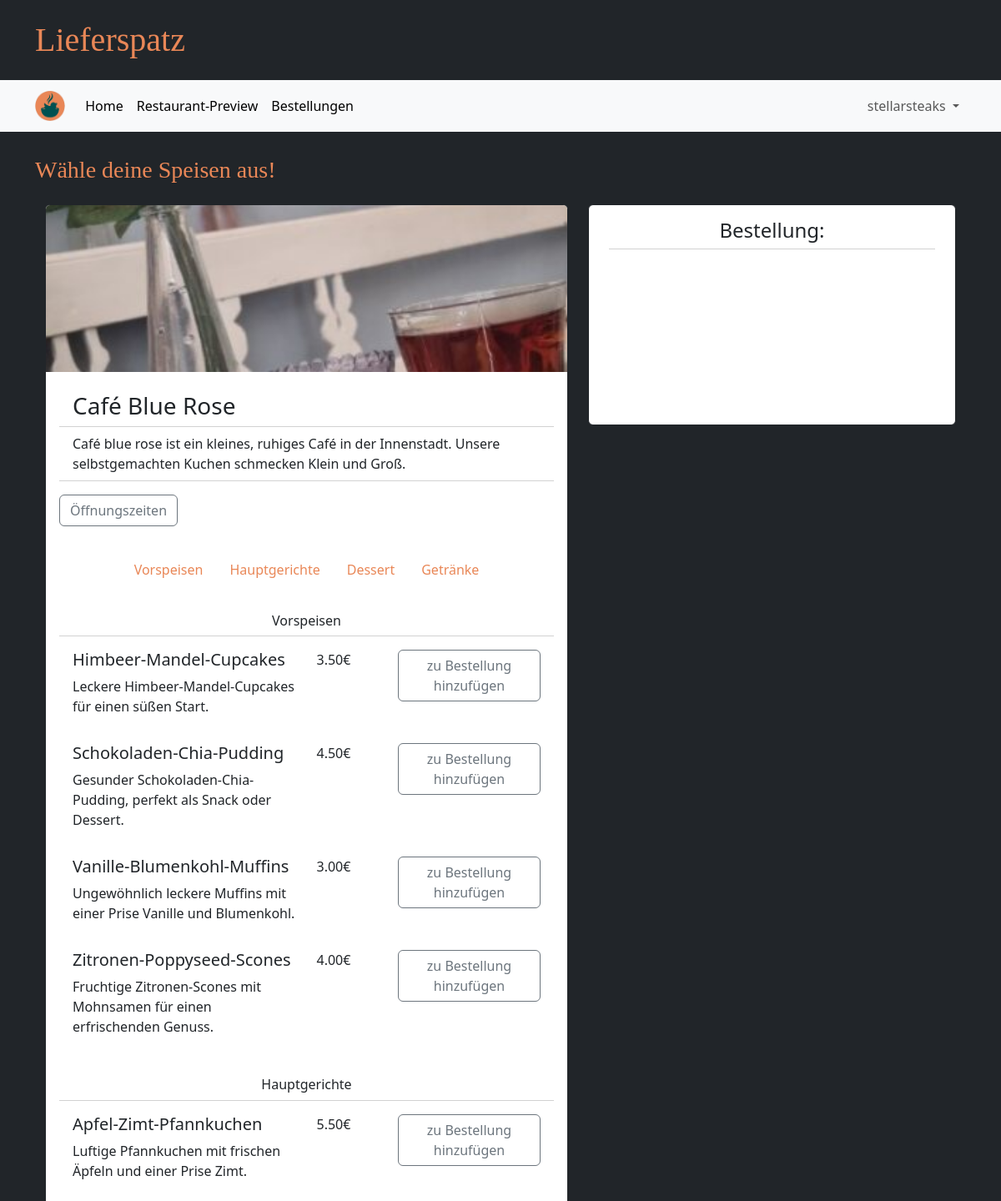
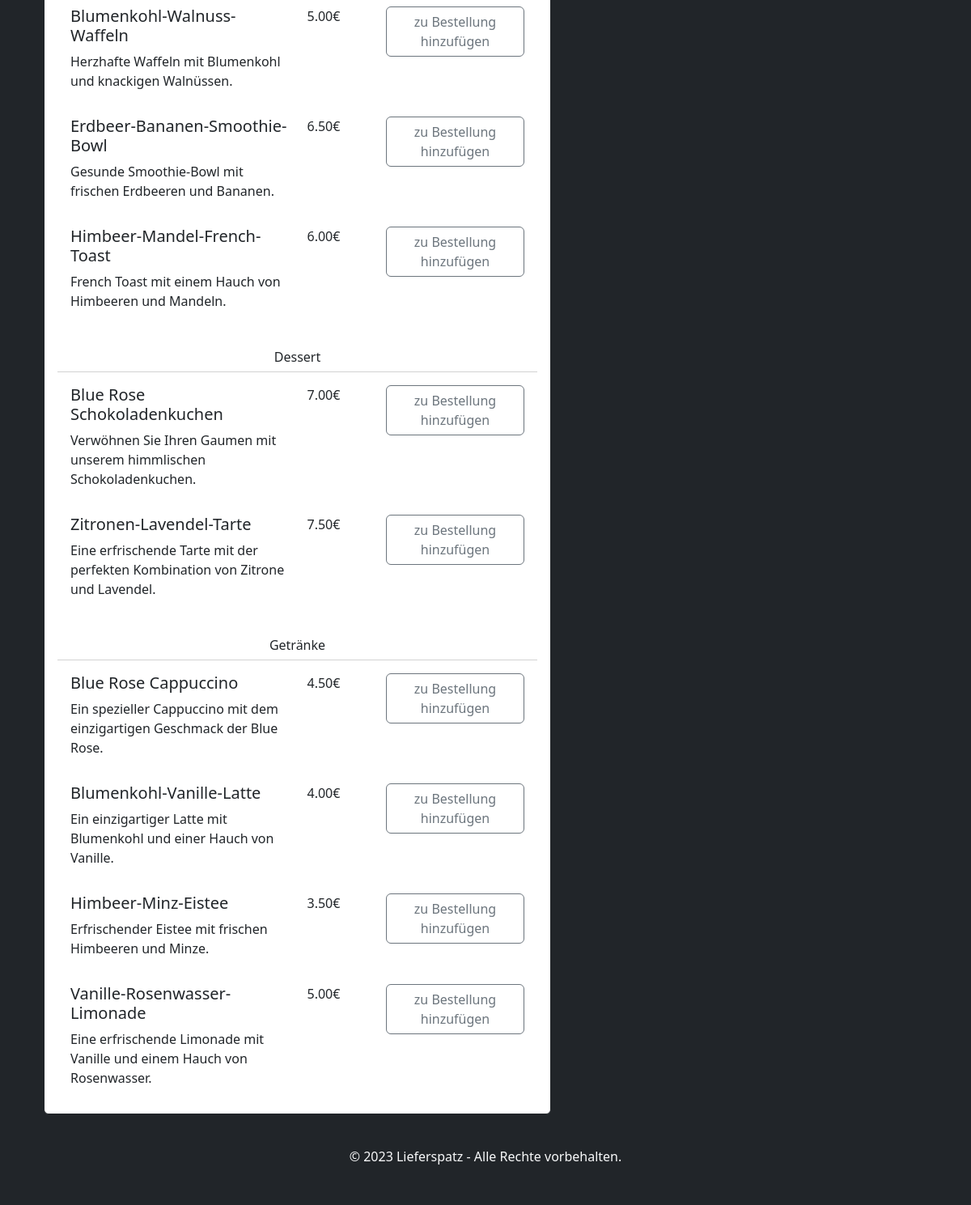
Page /menue/cafebluerose (signed in) on the committed database (2 pictures, top to bottom).
### tables this page shows
CREATE TABLE GeschaeftsAccount(
            Username TEXT PRIMARY KEY NOT NULL,
            Passwort TEXT NOT NULL,
            Restaurantname TEXT NOT NULL,
            Beschreibung TEST NOT NULL,
            Strasse TEXT NOT NULL,
            Hausnummer INTEGER NOT NULL,
            Plz INTEGER NOT NULL
        );

CREATE TABLE Item(
            ID INTEGER NOT NULL,
            Restaurant TEXT NOT NULL,
            Name TEXT NOT NULL,
            Kategorie TEXT CHECK(Kategorie IN ('Vorspeise', 'Hauptgericht', 'Dessert', 'Getränk')),
            IBeschreibung TEXT NOT NULL DEFAULT '',
            Preis INTEGER NOT NULL,
            Deaktiviert INTEGER DEFAULT 0 CHECK(Deaktiviert IN (0, 1)),
            PRIMARY KEY (ID),
            FOREIGN KEY (Restaurant) REFERENCES GeschaeftsAccount(username),
            UNIQUE(Restaurant, Name, Kategorie, IBeschreibung, Preis)                 
        );

### main.py (the view)
@app.route("/menue/<username>", methods=["GET", "POST"])
def menue_page(username):
    if "user" in session:
        restaurant = database.get_restaurant(username)
        restaurant["times"] = database.get_business_hours(username)
        image_names = os.listdir(app.config['UPLOAD_FOLDER'])
        image_tuples = list(map(os.path.splitext, image_names))
        restaurant["image_path"] = "test1.jpeg"
        for index, value in enumerate(image_tuples):
            if username == value[0]:
                restaurant["image_path"] = 'business/' + value[0] + value[1]
                image_tuples.pop(index)
                break
        items = database.get_items(username)
        return render_template("menue.html", restaurant=restaurant, items=items, weekdays=WEEKDAYS)
    else:
        return redirect(url_for("login_customer_page"))

### database.py (called while the page is built)
def getData(sql, params = ()):
    dbcon = sqlite3.connect("instance/db.db")
    cursor = dbcon.cursor()
    cursor.execute(sql, params)
    return cursor

def get_restaurant(username):
    request_pointer = getData("""SELECT Username, Restaurantname, Beschreibung, Strasse, Hausnummer, Plz
                              FROM GeschaeftsAccount
                              WHERE Username = ? """,(username,))
    result = request_pointer.fetchone()
    restaurant = {
            "username": result[0],
            "name": result[1],
            "description": result[2],
            "street": result[3],
            "housenumber": result[4],
            "postalcode": result[5]
        }
    return restaurant

def get_items(username):
    items = []
    request_pointer = getData("""SELECT *
                              FROM Item
                              WHERE Restaurant = ? AND Deaktiviert = 0
                              ORDER BY Kategorie DESC""", (username,))
    for entry in request_pointer.fetchall():
        item = {
            "id": entry[0],
            "restaurant": entry[1],
            "name": entry[2],
            "category": entry[3],
            "description": entry[4],
            "price": entry[5],
            "deactivated": entry[6]
        }
        items.append(item)
    return items

def get_business_hours(username):
    times = {}
    request_pointer = getData("""
        SELECT *
        FROM Oeffnungszeit
        WHERE GUsername = ?""",
        (username,))
    for entry in request_pointer.fetchall():
        times[entry[1]] = {
            "from": entry[2],
            "until": entry[3],
        }
    return times

### templates/menue.html (shortened to what this page needs)
{% extends "base.html" %}
{% block heading %}Wähle deine Speisen aus!{% endblock %}
{% block content %}
<div class="row g-4 mb-4" id="wrapper">
  <div class="col-7">
    <div class="card border-dark">
      <img src="{{ url_for('static', filename=restaurant['image_path']) }}" class="card-img-top restau-image" alt="...">
      <div class="card-body">
        <h3 class="card-title card-header bg-transparent">{{ restaurant['name'] }}</h3>
        <p class="card-text card-header bg-transparent mb-3">{{ restaurant['description'] }}</p>
        <a class="btn btn-outline-secondary mb-2" data-bs-toggle="collapse" href="#collapseExample" role="button" aria-expanded="false" aria-controls="collapseExample">
          Öffnungszeiten
        </a>
        <ul class="nav nav-pills justify-content-center mt-4">
          <li class="nav-item">
            <a class="nav-link" href="#Vorspeisen">Vorspeisen</a>
          </li>
          <li class="nav-item">
            <a class="nav-link" href="#Hauptgerichte">Hauptgerichte</a>
          </li>
          <li class="nav-item">
            <a class="nav-link" href="#Dessert">Dessert</a>
          </li>
          <li class="nav-item">
            <a class="nav-link" href="#Getränke">Getränke</a>
          </li>
        </ul>
        <div class="mt-4">
          <h6 class ="text-center card-header bg-transparent">Vorspeisen</h6>
          {% for item in items %}
          {% if item['category'] == 'Vorspeise' %}
          <form class="card-body">
            <div class="row">
            <div class="col-6">
              <h5 class="card-titel">{{ item['name'] }}</h5>
              <p class="card-text">{{ item['description'] }}</p>
            </div>
              <p class="card-text col-2">{{ "%.2f" | format(item['price']/100) }}€</p>
            <div class="col-4">
            <button type="button" class="btn btn-outline-secondary">zu Bestellung hinzufügen</button>
          </div>
            </div>
          </form>
          {% endif %}
          {% endfor %}
        </div>
        <div class="mt-4">
          <h6 class ="text-center card-header bg-transparent">Hauptgerichte</h6>
          {% for item in items %}
          {% if item['category'] == 'Hauptgericht' %}
          <form class="card-body">
            <div class="row">
            <div class="col-6">
              <h5 class="card-titel">{{ item['name'] }}</h5>
              <p class="card-text">{{ item['description'] }}</p>
            </div>
              <p class="card-text col-2">{{ "%.2f" | format(item['price']/100) }}€</p>
            <div class="col-4">
            <button type="button" class="btn btn-outline-secondary">zu Bestellung hinzufügen</button>
          </div>
            </div>
          </form>
          {% endif %}
          {% endfor %}
        </div>
        <div class="mt-4">
          <h6 class ="text-center card-header bg-transparent">Dessert</h6>
          {% for item in items %}
          {% if item['category'] == 'Dessert' %}
          <form class="card-body">
            <div class="row">
            <div class="col-6">
              <h5 class="card-titel">{{ item['name'] }}</h5>
              <p class="card-text">{{ item['description'] }}</p>
            </div>
              <p class="card-text col-2">{{ "%.2f" | format(item['price']/100) }}€</p>
            <div class="col-4">
            <button type="button" class="btn btn-outline-secondary">zu Bestellung hinzufügen</button>
          </div>
            </div>
          </form>
          {% endif %}
          {% endfor %}
        </div>
        <div class="mt-4">
          <h6 class ="text-center card-header bg-transparent">Getränke</h6>
          {% for item in items %}
          {% if item['category'] == 'Getränk' %}
          <form class="card-body">
            <div class="row">
            <div class="col-6">
              <h5 class="card-titel">{{ item['name'] }}</h5>
              <p class="card-text">{{ item['description'] }}</p>
            </div>
              <p class="card-text col-2">{{ "%.2f" | format(item['price']/100) }}€</p>
            <div class="col-4">
            <button type="button" class="btn btn-outline-secondary">zu Bestellung hinzufügen</button>
          </div>
            </div>
          </form>
          {% endif %}
          {% endfor %}
        </div>
      </div>
    </div>
  </div>
  <div class="col-5">
      <div class="sticky-top" style="top: 70px; z-index: 1;">
        <div class="card border-dark px-4">
          <h4 class="card-titel card-header text-center bg-transparent mt-2 mb-4">Bestellung:</h4>
        </div>
    </div>
</div>
{% endblock %}

### static/style.css (style rules this page uses)
.restau-image { height: 200px; object-fit: cover; }
.nav-pills a.nav-link { color: #e98757; }
.text-center { text-align: center; }

### rows in the picture
GeschaeftsAccount: name "Café Blue Rose", description "Café blue rose ist ein kleines, ruhiges Café in der Innenstadt. Unsere selbstgemachten Kuchen schmecken Klein und Groß."
Item: name "Himbeer-Mandel-Cupcakes", description "Leckere Himbeer-Mandel-Cupcakes für einen süßen Start.", item['price']/100 "3.50"
Item: name "Schokoladen-Chia-Pudding", description "Gesunder Schokoladen-Chia-Pudding, perfekt als Snack oder Dessert.", item['price']/100 "4.50"
Item: name "Vanille-Blumenkohl-Muffins", description "Ungewöhnlich leckere Muffins mit einer Prise Vanille und Blumenkohl.", item['price']/100 "3.00"
Item: name "Zitronen-Poppyseed-Scones", description "Fruchtige Zitronen-Scones mit Mohnsamen für einen erfrischenden Genuss.", item['price']/100 "4.00"
Item: name "Apfel-Zimt-Pfannkuchen", description "Luftige Pfannkuchen mit frischen Äpfeln und einer Prise Zimt.", item['price']/100 "5.50"
Item: name "Blumenkohl-Walnuss-Waffeln", description "Herzhafte Waffeln mit Blumenkohl und knackigen Walnüssen.", item['price']/100 "5.00"
Item: name "Erdbeer-Bananen-Smoothie-Bowl", description "Gesunde Smoothie-Bowl mit frischen Erdbeeren und Bananen.", item['price']/100 "6.50"
Item: name "Himbeer-Mandel-French-Toast", description "French Toast mit einem Hauch von Himbeeren und Mandeln.", item['price']/100 "6.00"
Item: name "Blue Rose Schokoladenkuchen", description "Verwöhnen Sie Ihren Gaumen mit unserem himmlischen Schokoladenkuchen.", item['price']/100 "7.00"
Item: name "Zitronen-Lavendel-Tarte", description "Eine erfrischende Tarte mit der perfekten Kombination von Zitrone und Lavendel.", item['price']/100 "7.50"
Item: name "Blue Rose Cappuccino", description "Ein spezieller Cappuccino mit dem einzigartigen Geschmack der Blue Rose.", item['price']/100 "4.50"
Item: name "Blumenkohl-Vanille-Latte", description "Ein einzigartiger Latte mit Blumenkohl und einer Hauch von Vanille.", item['price']/100 "4.00"
Item: name "Himbeer-Minz-Eistee", description "Erfrischender Eistee mit frischen Himbeeren und Minze.", item['price']/100 "3.50"
Item: name "Vanille-Rosenwasser-Limonade", description "Eine erfrischende Limonade mit Vanille und einem Hauch von Rosenwasser.", item['price']/100 "5.00"

### other values in the picture
{{ session['user'] }} "stellarsteaks"
